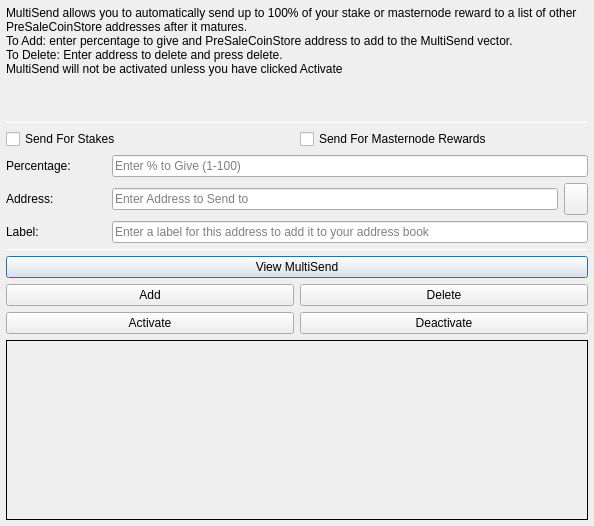
<?xml version="1.0" encoding="UTF-8"?>
<ui version="4.0">
 <class>MultiSendDialog</class>
 <widget class="QDialog" name="MultiSendDialog">
  <property name="windowModality">
   <enum>Qt::NonModal</enum>
  </property>
  <property name="geometry">
   <rect>
    <x>0</x>
    <y>0</y>
    <width>594</width>
    <height>526</height>
   </rect>
  </property>
  <property name="windowTitle">
   <string>MultiSend</string>
  </property>
  <layout class="QVBoxLayout" name="verticalLayout" stretch="0">
   <property name="margin">
    <number>6</number>
   </property>
   <item>
    <layout class="QVBoxLayout" name="verticalLayout_Main" stretch="1,1,1,0,1,1,1">
     <item>
      <widget class="QLabel" name="label_2">
       <property name="lineWidth">
        <number>1</number>
       </property>
       <property name="text">
        <string>MultiSend allows you to automatically send up to 100% of your stake or masternode reward to a list of other PreSaleCoinStore addresses after it matures.
To Add: enter percentage to give and PreSaleCoinStore address to add to the MultiSend vector.
To Delete: Enter address to delete and press delete.
MultiSend will not be activated unless you have clicked Activate</string>
       </property>
       <property name="alignment">
        <set>Qt::AlignLeading|Qt::AlignLeft|Qt::AlignTop</set>
       </property>
       <property name="wordWrap">
        <bool>true</bool>
       </property>
      </widget>
     </item>
     <item>
      <widget class="Line" name="line">
       <property name="minimumSize">
        <size>
         <width>0</width>
         <height>1</height>
        </size>
       </property>
       <property name="maximumSize">
        <size>
         <width>16777215</width>
         <height>1</height>
        </size>
       </property>
       <property name="orientation">
        <enum>Qt::Horizontal</enum>
       </property>
      </widget>
     </item>
     <item>
      <layout class="QVBoxLayout" name="verticalLayout_Settings">
       <item>
        <layout class="QHBoxLayout" name="horizontalLayout">
         <item>
          <widget class="QCheckBox" name="multiSendStakeCheckBox">
           <property name="text">
            <string>Send For Stakes</string>
           </property>
          </widget>
         </item>
         <item>
          <widget class="QCheckBox" name="multiSendMasternodeCheckBox">
           <property name="text">
            <string>Send For Masternode Rewards</string>
           </property>
          </widget>
         </item>
        </layout>
       </item>
       <item>
        <layout class="QHBoxLayout" name="horizontalLayout_6">
         <item>
          <widget class="QLabel" name="label">
           <property name="minimumSize">
            <size>
             <width>100</width>
             <height>0</height>
            </size>
           </property>
           <property name="toolTip">
            <string>Percentage of stake to send</string>
           </property>
           <property name="text">
            <string>Percentage:</string>
           </property>
          </widget>
         </item>
         <item>
          <widget class="QLineEdit" name="multiSendPercentEdit">
           <property name="toolTip">
            <string>Enter whole numbers 1 - 100</string>
           </property>
           <property name="placeholderText">
            <string>Enter % to Give (1-100)</string>
           </property>
          </widget>
         </item>
        </layout>
       </item>
       <item>
        <layout class="QHBoxLayout" name="horizontalLayout_7">
         <item>
          <widget class="QLabel" name="label_5">
           <property name="minimumSize">
            <size>
             <width>100</width>
             <height>0</height>
            </size>
           </property>
           <property name="toolTip">
            <string>Address to send portion of stake to</string>
           </property>
           <property name="text">
            <string>Address:</string>
           </property>
          </widget>
         </item>
         <item>
          <widget class="QLineEdit" name="multiSendAddressEdit">
           <property name="toolTip">
            <string/>
           </property>
           <property name="placeholderText">
            <string>Enter Address to Send to</string>
           </property>
          </widget>
         </item>
         <item>
          <widget class="QToolButton" name="addressBookButton">
           <property name="maximumSize">
            <size>
             <width>16777215</width>
             <height>32</height>
            </size>
           </property>
           <property name="toolTip">
            <string>Choose an address from the address book</string>
           </property>
           <property name="text">
            <string/>
           </property>
           <property name="icon">
            <iconset resource="../presalecoinstore.qrc">
             <normaloff>:/icons/address-book</normaloff>:/icons/address-book</iconset>
           </property>
           <property name="shortcut">
            <string>Alt+A</string>
           </property>
          </widget>
         </item>
        </layout>
       </item>
      </layout>
     </item>
     <item>
      <layout class="QHBoxLayout" name="horizontalLayout_3">
       <item>
        <widget class="QLabel" name="label_3">
         <property name="minimumSize">
          <size>
           <width>100</width>
           <height>0</height>
          </size>
         </property>
         <property name="text">
          <string>Label:</string>
         </property>
        </widget>
       </item>
       <item>
        <widget class="QLineEdit" name="labelAddressLabelEdit">
         <property name="placeholderText">
          <string>Enter a label for this address to add it to your address book</string>
         </property>
        </widget>
       </item>
      </layout>
     </item>
     <item>
      <widget class="Line" name="line_2">
       <property name="minimumSize">
        <size>
         <width>0</width>
         <height>1</height>
        </size>
       </property>
       <property name="maximumSize">
        <size>
         <width>16777215</width>
         <height>1</height>
        </size>
       </property>
       <property name="orientation">
        <enum>Qt::Horizontal</enum>
       </property>
      </widget>
     </item>
     <item>
      <layout class="QVBoxLayout" name="verticalLayout_Buttons">
       <item>
        <layout class="QHBoxLayout" name="horizontalLayout_4">
         <item>
          <widget class="QPushButton" name="viewButton">
           <property name="toolTip">
            <string/>
           </property>
           <property name="statusTip">
            <string>View MultiSend Vector</string>
           </property>
           <property name="text">
            <string>View MultiSend</string>
           </property>
          </widget>
         </item>
        </layout>
       </item>
       <item>
        <layout class="QHBoxLayout" name="horizontalLayout_2">
         <item>
          <widget class="QPushButton" name="addButton">
           <property name="toolTip">
            <string/>
           </property>
           <property name="statusTip">
            <string>Add to MultiSend Vector</string>
           </property>
           <property name="text">
            <string>Add</string>
           </property>
          </widget>
         </item>
         <item>
          <widget class="QPushButton" name="deleteButton">
           <property name="toolTip">
            <string/>
           </property>
           <property name="statusTip">
            <string>Delete Address From MultiSend Vector</string>
           </property>
           <property name="text">
            <string>Delete</string>
           </property>
          </widget>
         </item>
        </layout>
       </item>
       <item>
        <layout class="QHBoxLayout" name="horizontalLayout_5">
         <item>
          <widget class="QPushButton" name="activateButton">
           <property name="statusTip">
            <string>Activate MultiSend</string>
           </property>
           <property name="text">
            <string>Activate</string>
           </property>
          </widget>
         </item>
         <item>
          <widget class="QPushButton" name="disableButton">
           <property name="statusTip">
            <string>Deactivate MultiSend</string>
           </property>
           <property name="text">
            <string>Deactivate</string>
           </property>
          </widget>
         </item>
        </layout>
       </item>
      </layout>
     </item>
     <item>
      <widget class="QLabel" name="message">
       <property name="minimumSize">
        <size>
         <width>0</width>
         <height>180</height>
        </size>
       </property>
       <property name="frameShape">
        <enum>QFrame::Panel</enum>
       </property>
       <property name="frameShadow">
        <enum>QFrame::Plain</enum>
       </property>
       <property name="lineWidth">
        <number>1</number>
       </property>
       <property name="midLineWidth">
        <number>1</number>
       </property>
       <property name="text">
        <string/>
       </property>
       <property name="alignment">
        <set>Qt::AlignLeading|Qt::AlignLeft|Qt::AlignTop</set>
       </property>
       <property name="wordWrap">
        <bool>true</bool>
       </property>
      </widget>
     </item>
    </layout>
   </item>
  </layout>
 </widget>
 <resources>
  <include location="../presalecoinstore.qrc"/>
 </resources>
 <connections/>
</ui>
